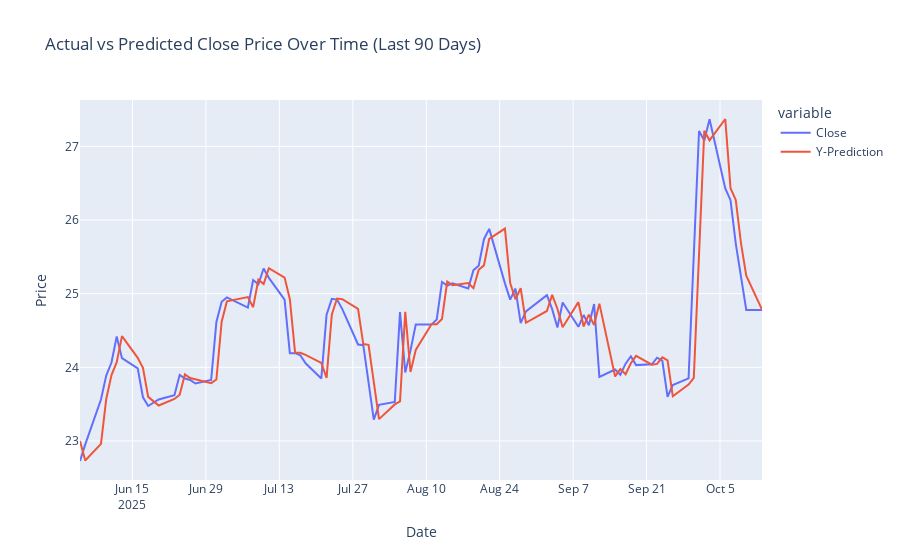

Source (notebook cell):
### Markdown cell above
### If we look at the last 90 days of data we can see the prediction is very close to the actual close price

### Code cell
fig = px.line(df_in.tail(90), x='Date', y=['Close', 'Y-Prediction'],
              labels={'value':'Price', 'Date':'Date'},
              title='Actual vs Predicted Close Price Over Time (Last 90 Days)')
fig.show()
